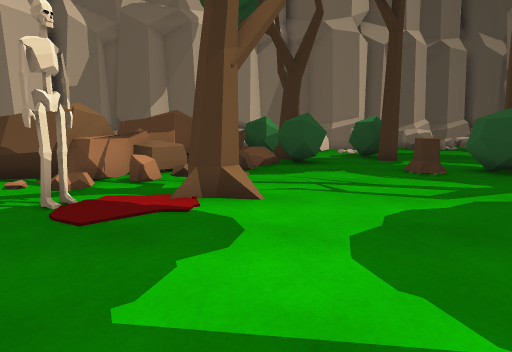
View 1 (above)

24 first-person views from a walk through a Unity game level. The camera is 1.2 m above the floor, tilts 8° down and sees 75° across. The floor is counted in squares, 1 m on a side. Each view is taken from the middle of a square. On the plan, view 1 faces up. The plan holds only what a view shows up to about 14 squares ahead; the rest is blank. The place goes on beyond the plan. The player character is not drawn.

View 2
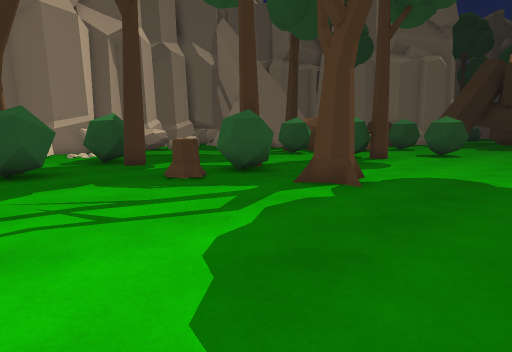

View 3
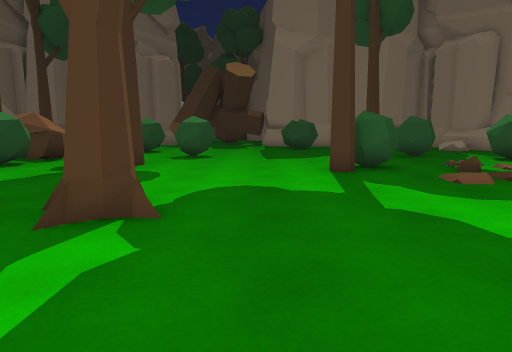

View 4
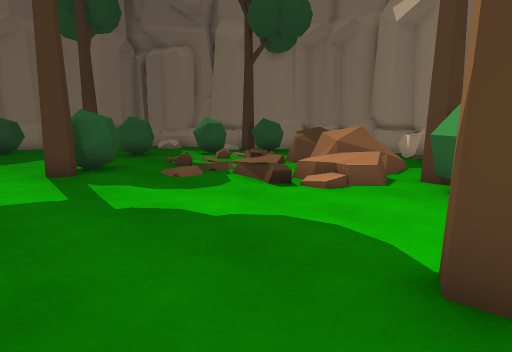

View 5
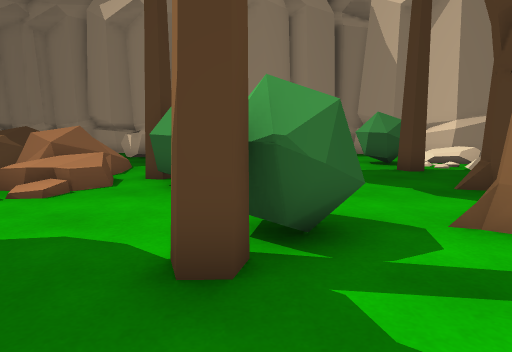

View 6
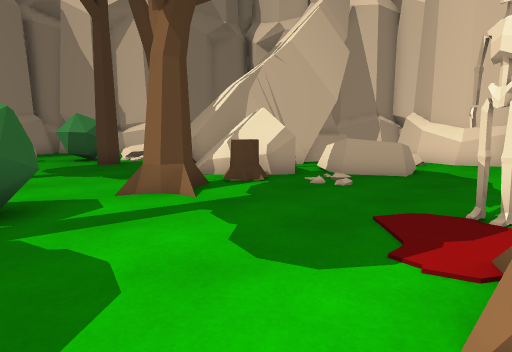

View 7
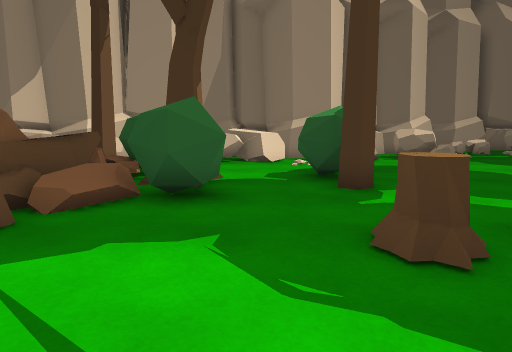

View 8
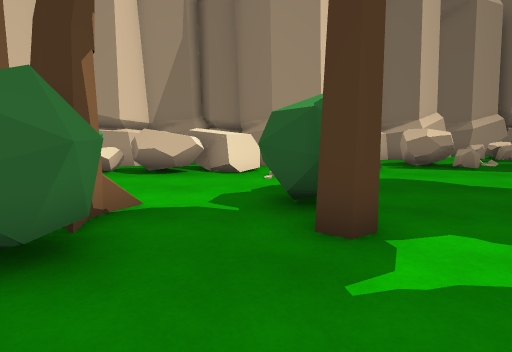

View 9
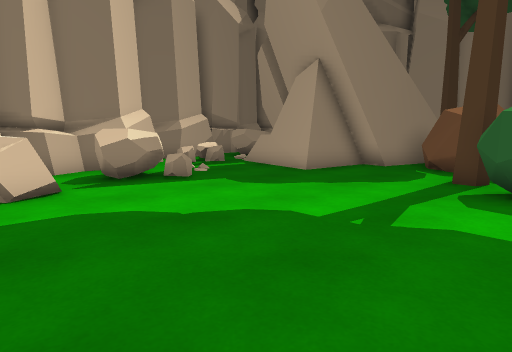

View 10
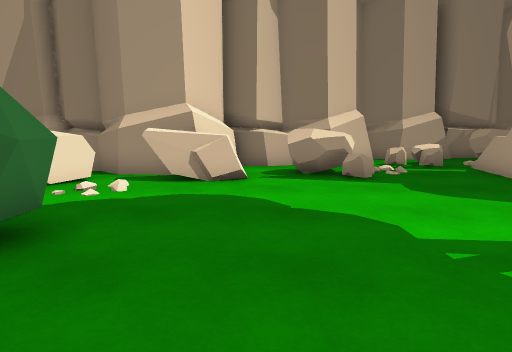

View 11
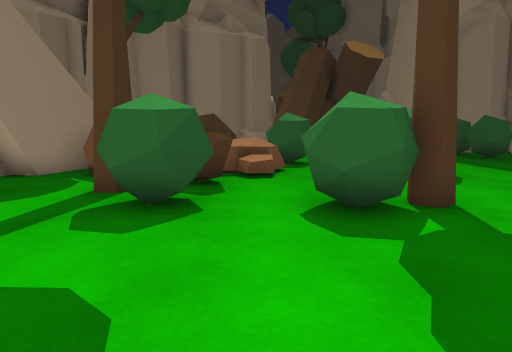

View 12
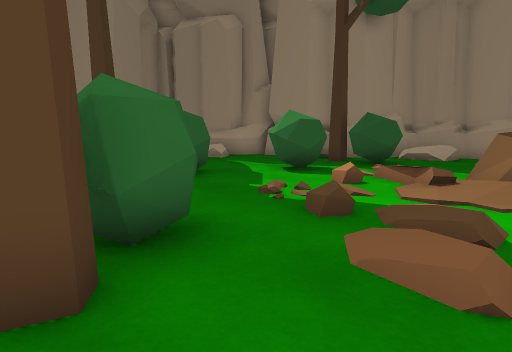

View 13
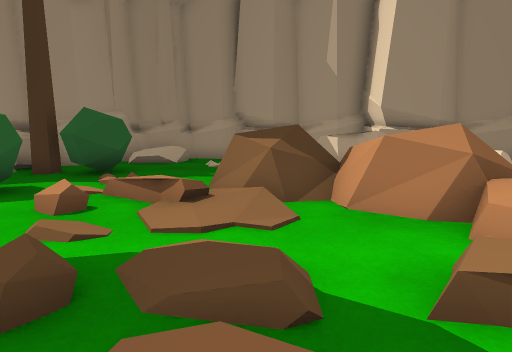

View 14
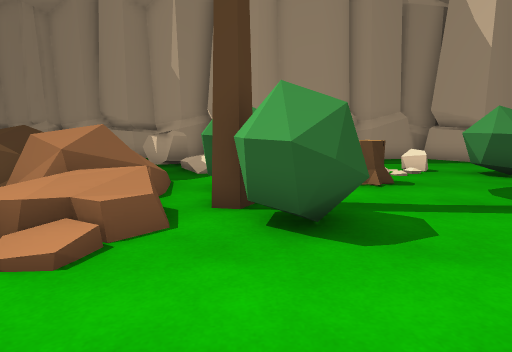

View 15
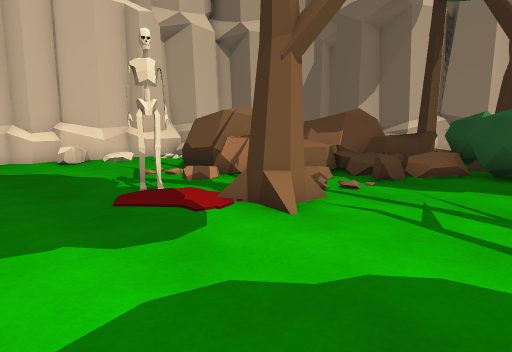

View 16
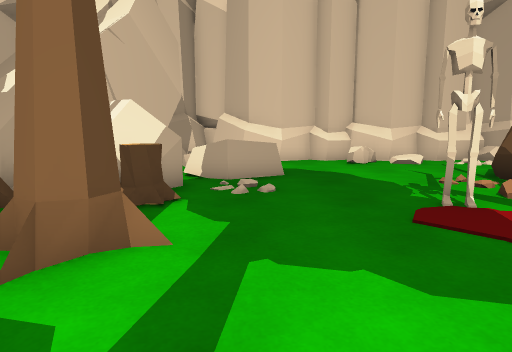

View 17
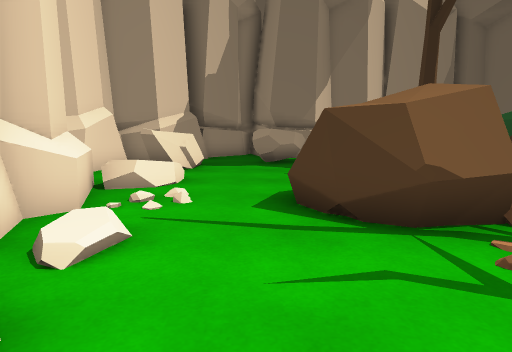

View 18
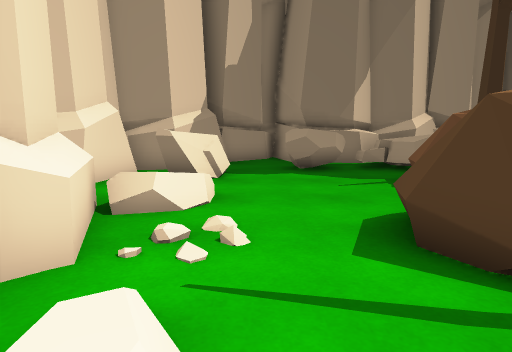

View 19
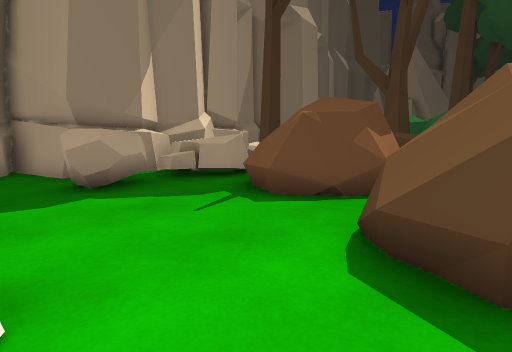

View 20
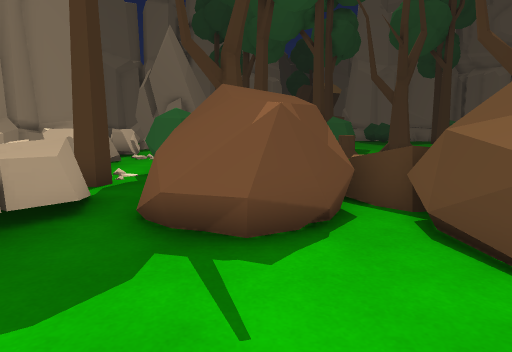

View 21
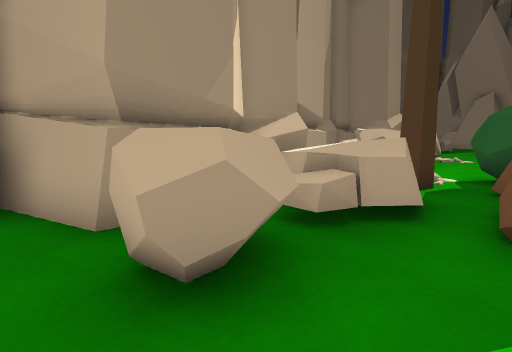

View 22
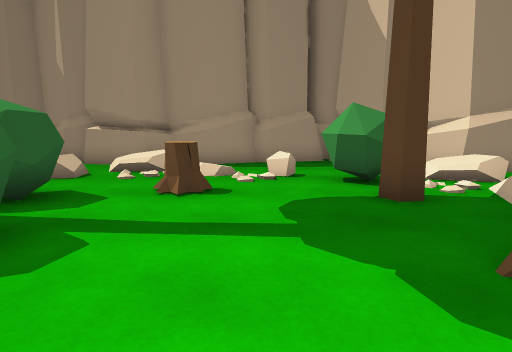

View 23
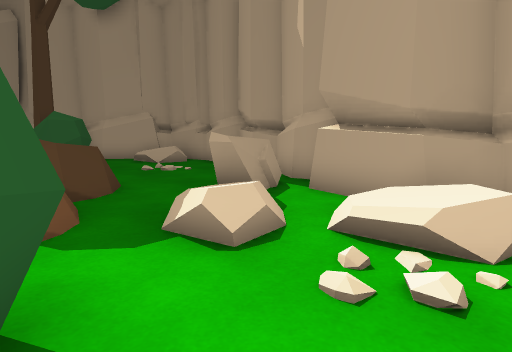

View 24
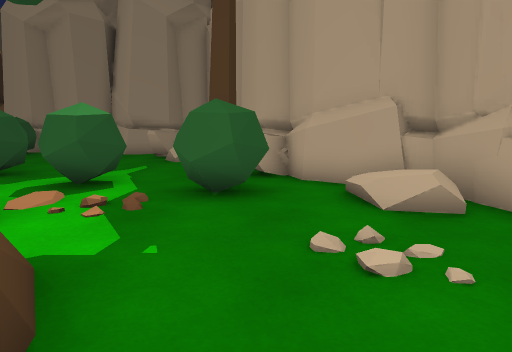

### Floor plan
Key: @ floor where view 1 was taken; # wall or solid block; . main floor; : floor 0.25 m higher than the main floor; + floor 0.5 m higher than the main floor; / step, stairs or slope; = window, fence, low wall or low ledge; ^ raised ledge; O other object.
Columns run from 12 left of view 1 to 18 right of it. Each row starts with its distance up from view 1.
 25                          ######
 24                         ####O
 23                      ####.O.OO
 22                    ####..OO.
 21     #       ##### ##.O  /..=
 20    ##     ###=OO###O.OOO/..#
 19   #########OOOOOO.OO...O...#
 18  ##..###OOOOOOOO./.........###
 17  #..O OOOOO....../..........###
 16 # ..OO.OO.O.O.................O
 15 # O.......OOOO..OO...........O
 14 #OO....OOOOOOO/.OOO.......OO O
 13  O.....OOO OOOO..O.......OOO
 12   O....OOOOO+OO..........OOOOOO
 11 ^=....OOOO++:.O..............OO
 10 ##...OOOOOOO.....O.OO....OO...O
  9 ##...OOOOO:......OOO.....OO
  8 ##....OOOO...............O...
  7 ## ...///..O.......O........OO
  6 ##O........OO.....OO.........O
  5 ##.......#.....................
  4 ##.............................
  3 ##.............................
  2 ##..OO///...............O......
  1 ##   OO......OOO........OO.....
  0 #   #O #OOOO@OO.........OO
 -1   ==## #=.....O.......:.....
 -2   #######O........:///.......OO
 -3        ##O.....OO.O+/.......OO.
 -4        # ......OOOO+.........O.
 -5        #=.......OO+ O.: .O.....
 -6        = OO..O..OO/   O O..OO..
 -7        ..OO..OO...//   O...OO..
 -8        O.OO......//.. O/.......
 -9      #   ..O. ...OO.......OOOO
-10      ##. ......+:.OO......OOOO#
-11       ###.....#### OO.......###
-12         ##.########......///#
-13          ####     ####.../###
-14          #          ########

Where each view was taken, in squares from view 1:
view 1: 0 up, 0 right, facing up
view 2: 2 up, 0 right, facing up-right
view 3: 4 up, 2 right, facing right
view 4: 4 up, 2 right, facing down-right
view 5: 4 up, 2 right, facing down
view 6: 6 up, 2 right, facing down-left
view 7: 6 up, 3 right, facing up
view 8: 9 up, 4 right, facing up
view 9: 12 up, 6 right, facing up-right
view 10: 11 up, 8 right, facing up
view 11: 11 up, 8 right, facing right
view 12: 2 up, 9 right, facing down-right
view 13: 0 up, 10 right, facing down
view 14: 1 up, 4 right, facing down
view 15: 2 up, 3 right, facing up-left
view 16: 2 up, 2 right, facing left
view 17: 4 up, 8 left, facing up
view 18: 6 up, 9 left, facing up
view 19: 9 up, 10 left, facing up-right
view 20: 13 up, 9 left, facing right
view 21: 14 up, 9 left, facing up-right
view 22: 0 up, 0 right, facing down
view 23: 6 down, 2 right, facing down-right
view 24: 10 down, 8 right, facing right
